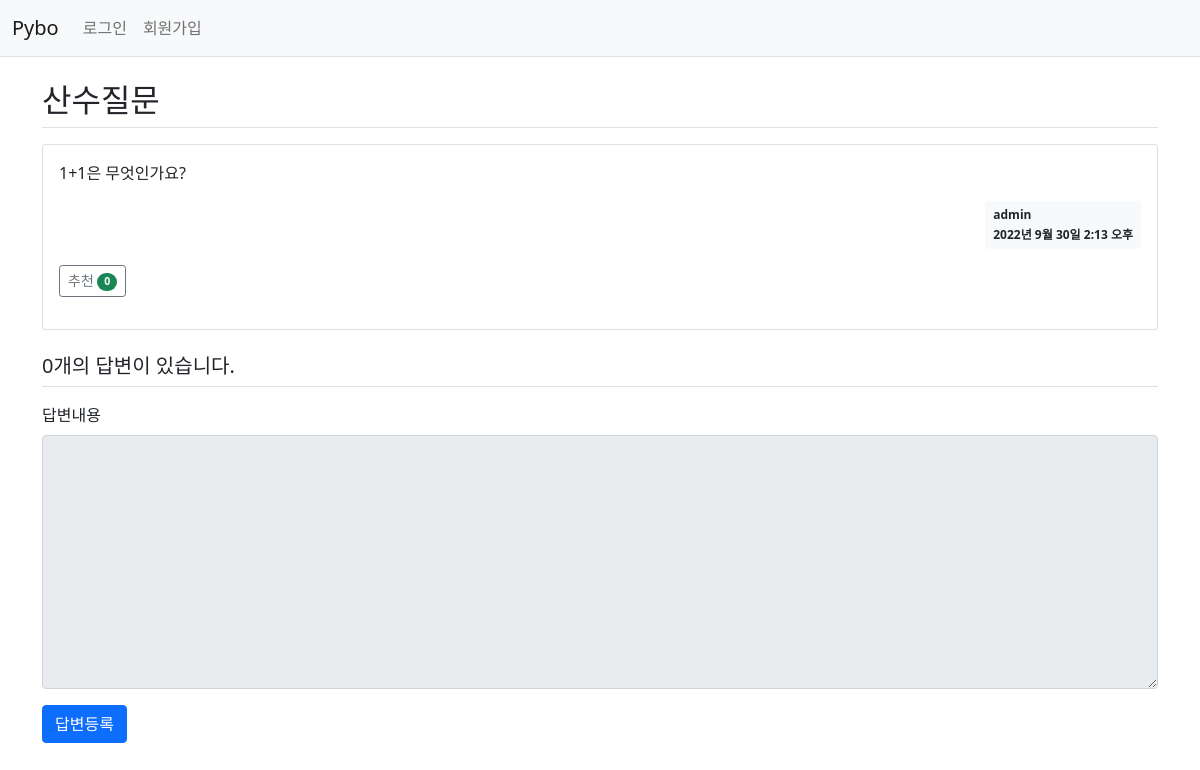
Page /pybo/4/ on the earlier database version.
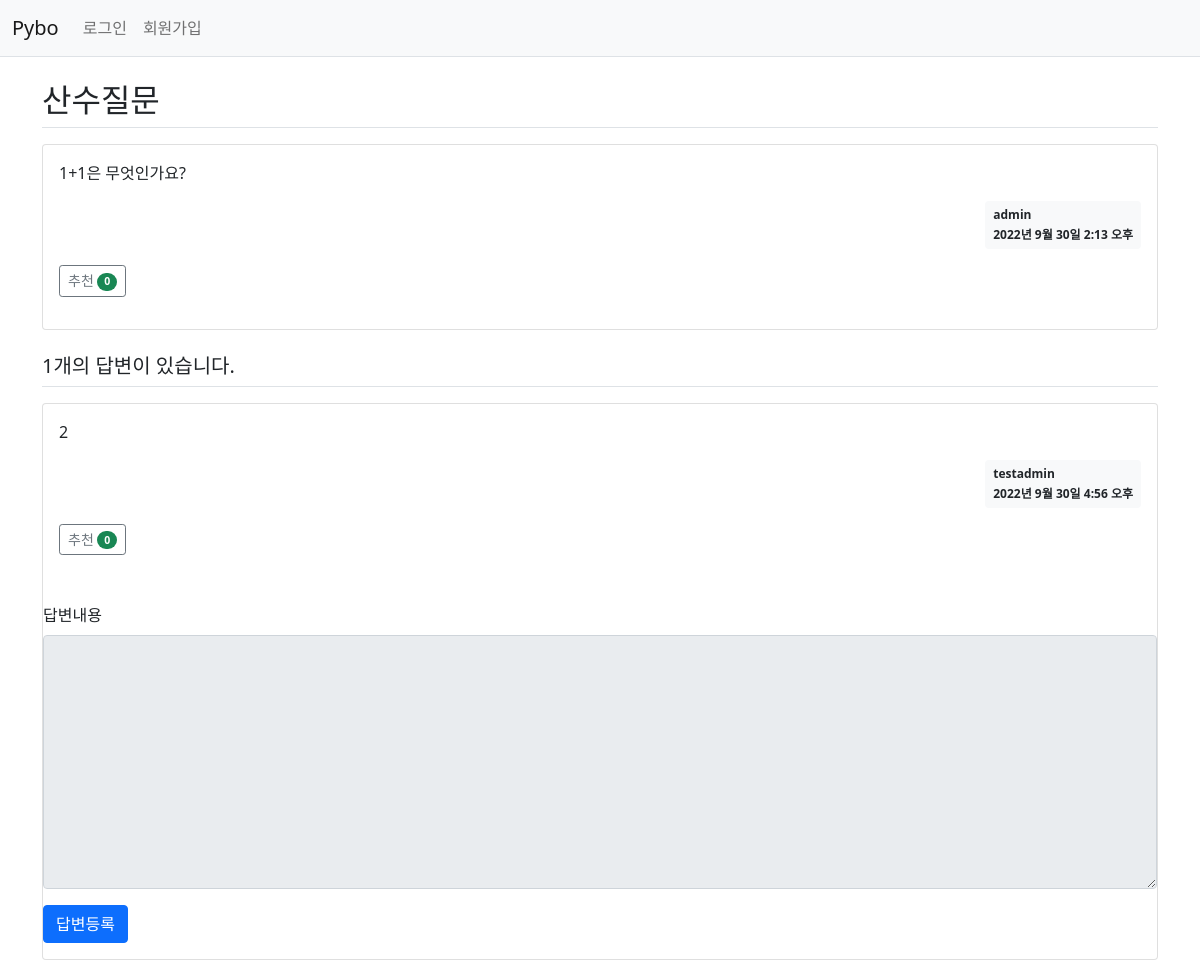
Same page on the later database version.
### pybo/models.py (models this page shows, shortened)
class Question(models.Model):
    author = models.ForeignKey(User, on_delete=models.CASCADE, related_name='author_question')
    subject = models.CharField(max_length=200)
    content = models.TextField()
    create_date = models.DateTimeField()
    modify_date = models.DateTimeField(null=True, blank=True)
    voter = models.ManyToManyField(User, related_name='voter_question')  # 추천인 추가

class Answer(models.Model):
    author = models.ForeignKey(User, on_delete=models.CASCADE, related_name='author_answer')
    question = models.ForeignKey(Question, on_delete=models.CASCADE)
    content = models.TextField()
    create_date = models.DateTimeField()
    modify_date = models.DateTimeField(null=True, blank=True)
    voter = models.ManyToManyField(User, related_name='voter_answer')

### pybo/views/base_views.py (the view)
def detail(request, question_id):
    question = get_object_or_404(Question, pk=question_id)
    context = {'question': question}
    return render(request, 'pybo/question_detail.html', context)

### pybo/templatetags/pybo_filter.py (called while the page is built)
@register.filter
def mark(value):
    extensions = ["nl2br", "fenced_code"]
    return mark_safe(markdown.markdown(value, extensions=extensions))

### templates/pybo/question_detail.html (shortened to what this page needs)
{% extends 'base.html' %}
{% load pybo_filter %}
{% block content %}
<div class="container my-3">
    <h2 class="border-bottom py-2">{{ question.subject }}</h2>
    <div class="card my-3">
        <div class="card-body">
            <div class="card-text">{{ question.content|mark }}</div>
            <div class="d-flex justify-content-end">
                <div class="badge bg-light text-dark p-2 text-start">
                    <div class="mb-2">{{ question.author.username }}</div>
                    <div>{{ question.create_date }}</div>
                </div>
            </div>
            <div class="my-3">
                <a href="javascript:void(0)" data-uri="{% url 'pybo:question_vote' question.id  %}"
                   class="recommend btn btn-sm btn-outline-secondary"> 추천
                    <span class="badge rounded-pill bg-success">{{question.voter.count}}</span>
                </a>
            </div>
        </div>
    </div>
    <h5 class="border-bottom my-3 py-2">{{question.answer_set.count}}개의 답변이 있습니다.</h5>
    {% for answer in question.answer_set.all %}
    <div class="card my-3">
        <div class="card-body">
            <div class="card-text">{{ answer.content|mark }}</div>
            <div class="d-flex justify-content-end">
                <div class="badge bg-light text-dark p-2 text-start">
                    <div class="mb-2">{{ answer.author.username }}</div>
                    <div>{{ answer.create_date }}</div>
                </div>
            </div>
            <div class="my-3">
                <a href="javascript:void(0)" data-uri="{% url 'pybo:answer_vote' answer.id  %}"
                   class="recommend btn btn-sm btn-outline-secondary"> 추천
                    <span class="badge rounded-pill bg-success">{{answer.voter.count}}</span>
                </a>
            </div>
    </div>
    {% endfor %}
    <form action="{% url 'pybo:answer_create' question.id %}" method="post" class="my-3">
        <div class="mb-3">
            <label for="content" class="form-label">답변내용</label>
            <textarea {% if not user.is_authenticated %}disabled{% endif %}
                      name="content" id="content" class="form-control" rows="10"></textarea>
        </div>
        <input type="submit" value="답변등록" class="btn btn-primary">
    </form>
</div>
{% endblock %}

Differences in the rows shown:
computed for Question "산수질문": answer_set.count "0" → "1"
added Answer: content|mark "2", author.username "testadmin", create_date "2022년 9월 30일 4:56 오후", voter.count "0"
